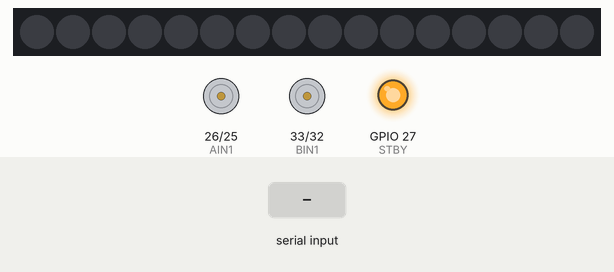
Recording of a sketch running on a simulated ESP32. On the bench: 16 RGB LEDs in strip order, left to right, motor-driver pin pairs drawn as motors (green arrow = first pin HIGH = forward, orange = second pin HIGH = backward, longer = more drive, stopped while the standby pin is LOW), output pins drawn as LEDs (lit = HIGH). Inputs (shaded band) come from the test bench.

Above: at 1.2 s.
1.3 s: "LIGHTS_TOGGLE\n" received over Serial
At 1.7 s:
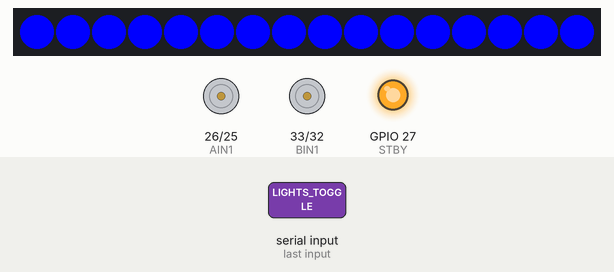
2.8 s: "MOVE_FORWARD\n" received over Serial
At 4.0 s:
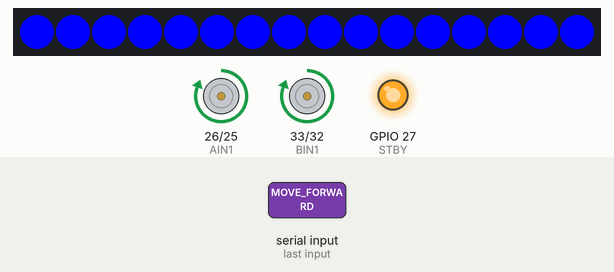
4.3 s: "TURN_LEFT\n" received over Serial
At 5.2 s:
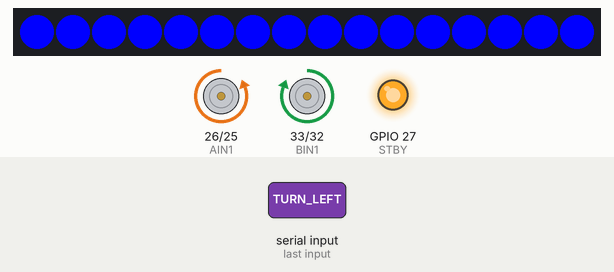
5.8 s: "STOP\n" received over Serial
At 6.3 s:
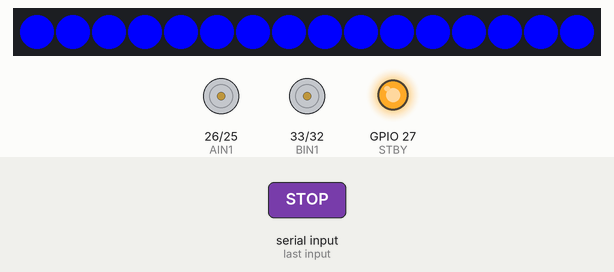
Timing chart, 0 to 8.3 s (numbered marks = the images above; inputs shaded):
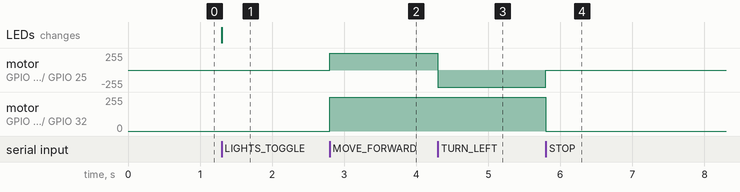

The sketch:

esp32.ino
```cpp
#include <FastLED.h>

#define LED_PIN 15
#define NUM_LEDS 16

#define AIN1 26
#define AIN2 25
#define BIN1 33
#define BIN2 32
#define STBY 27

CRGB leds[NUM_LEDS];

void setup() {
  Serial.begin(115200);

  pinMode(AIN1, OUTPUT);
  pinMode(AIN2, OUTPUT);
  pinMode(BIN1, OUTPUT);
  pinMode(BIN2, OUTPUT);
  pinMode(STBY, OUTPUT);
  digitalWrite(STBY, HIGH);

  FastLED.addLeds<WS2812B, LED_PIN, GRB>(leds, NUM_LEDS);
  FastLED.clear();
  FastLED.show();
}

void stopMotors() {
  digitalWrite(AIN1, LOW);
  digitalWrite(AIN2, LOW);
  digitalWrite(BIN1, LOW);
  digitalWrite(BIN2, LOW);
}

void moveForward() {
  digitalWrite(AIN1, HIGH);
  digitalWrite(AIN2, LOW);
  digitalWrite(BIN1, HIGH);
  digitalWrite(BIN2, LOW);
}

void turnLeft() {
  digitalWrite(AIN1, LOW);
  digitalWrite(AIN2, HIGH);
  digitalWrite(BIN1, HIGH);
  digitalWrite(BIN2, LOW);
}

void loop() {
  if (Serial.available()) {
    String cmd = Serial.readStringUntil('\n');
    cmd.trim();

    if (cmd == "MOVE_FORWARD") moveForward();
    else if (cmd == "TURN_LEFT") turnLeft();
    else if (cmd == "STOP") stopMotors();
    else if (cmd == "LIGHTS_TOGGLE") {
      fill_solid(leds, NUM_LEDS, CRGB::Blue);
      FastLED.show();
    }
  }
}
```

Measured:
- after the input at 1.3 s, the LEDs: change at once (image 1)
- after the input at 2.8 s, motor on GPIO 26 (AIN1) / GPIO 25 (AIN2), motor on GPIO 33 (BIN1) / GPIO 32 (BIN2): stopped → forward 255/255 at once
- after the input at 4.3 s, motor on GPIO 26 (AIN1) / GPIO 25 (AIN2): forward 255/255 → backward 255/255 at once
- after the input at 5.8 s, motor on GPIO 26 (AIN1) / GPIO 25 (AIN2): backward 255/255 → stopped at once; motor on GPIO 33 (BIN1) / GPIO 32 (BIN2): forward 255/255 → stopped at once
